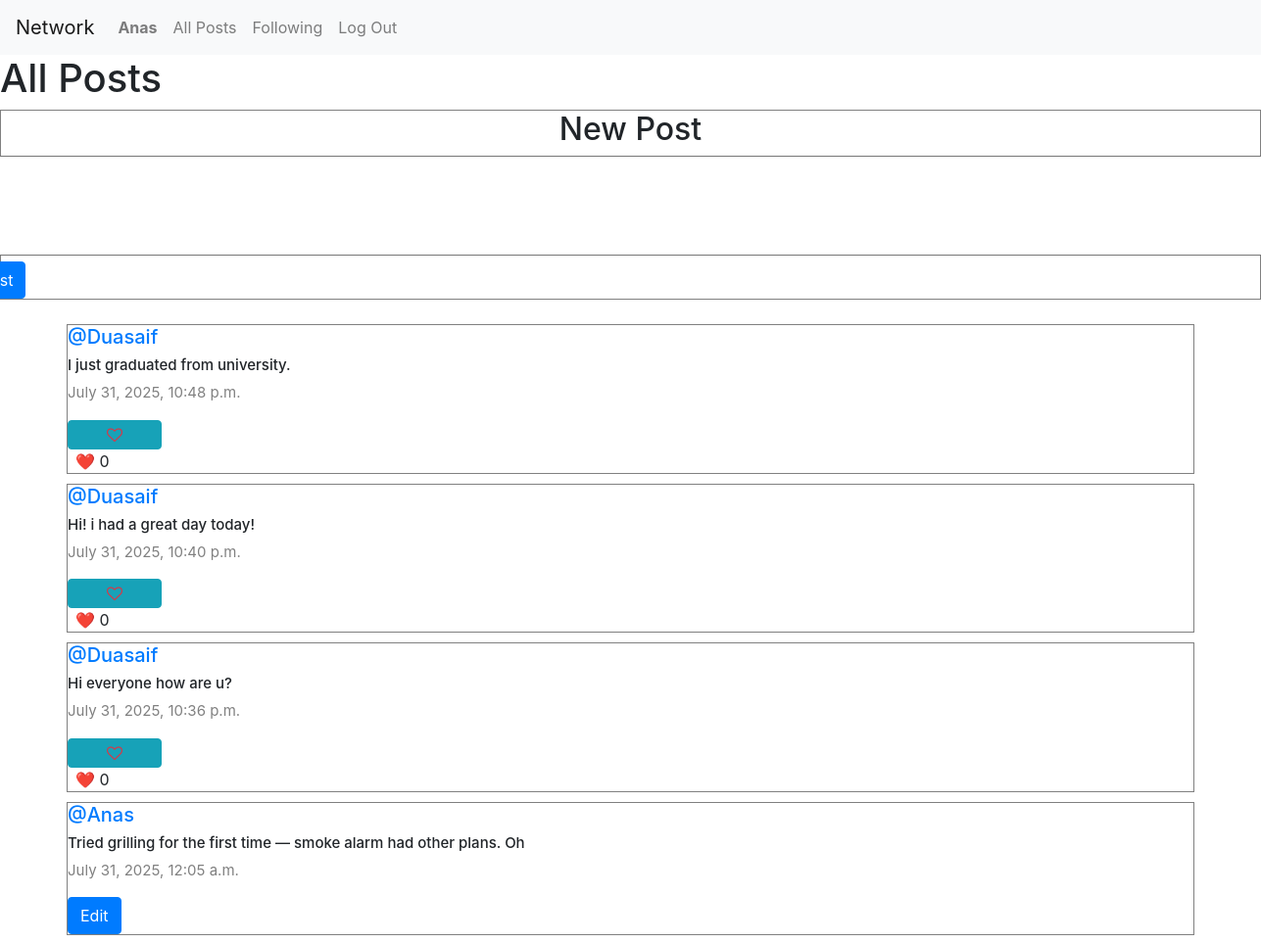
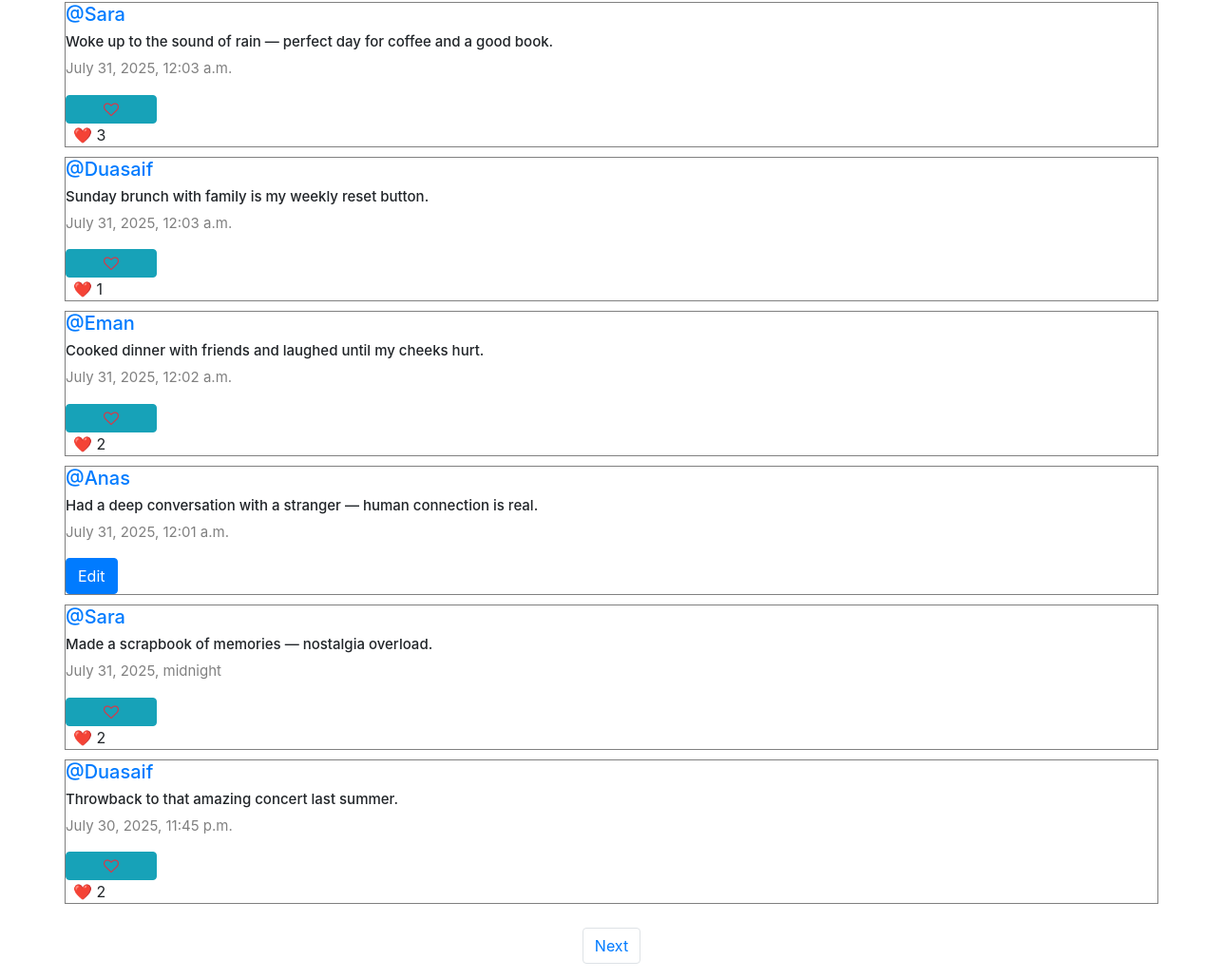
The app's page / (signed in) with its own data (2 pictures, top to bottom).
### network/models.py (models this page shows, shortened)
class User(AbstractUser):
    pass

class Post(models.Model):
    content=models.CharField(max_length=140)
    user=models.ForeignKey(User, on_delete=models.CASCADE, related_name="author")
    date=models.DateTimeField(auto_now_add=True)

### network/views.py (the view)
# urls.py: path("", views.index, name="index"),
def index(request):
    allPosts = Post.objects.all().order_by("-id")
    paginator = Paginator(allPosts, 10)
    page_number = request.GET.get('page')
    posts_of_the_page = paginator.get_page(page_number)
    whoYouLiked = []
    if request.user.is_authenticated:
        whoYouLiked = list(
            Like.objects.filter(user=request.user).values_list('post_id', flat=True)
        )
    like_counts = {
        post.id: Like.objects.filter(post=post).count()
        for post in posts_of_the_page
    }
    return render(request, "network/index.html", {
        "posts_of_the_page": posts_of_the_page,
        "whoYouLiked": json.dumps(whoYouLiked),
        "like_counts": like_counts  # 👈 new context
    })

### network/templatetags/custom_tags.py (called while the page is built)
@register.filter
def get_item(dictionary, key):
    return dictionary.get(key)

### network/templates/network/index.html (shortened to what this page needs)
{% extends "network/layout.html" %}
{% load custom_tags %}
{% block body %}
<h1>All Posts</h1>
{% if user.is_authenticated %}
<div class="new-post">
    <h2>New Post</h2>
    <form action="{% url 'newPost' %}" method="post">
        <textarea name="content" rows="4" cols="130" aria-label="New post content"></textarea>
        <br>
        <input type="submit" value="Post" class="btn btn-primary">
    </form>
</div>
{% endif %}
<div class="all-posts mx-5">
    {% for post in posts_of_the_page %}
    <div class="row post">
        <h5 class="username">
            <a href="{% url 'profile' post.user.id %}">@{{ post.user.username }}</a>
        </h5>
        <h6 class="content" id="content_{{ post.id }}">{{ post.content }}</h6>
        <p class="date">{{ post.date }}</p>
        {% if user.is_authenticated %}
            {% if user == post.user %}
                <div class="d-flex justify-content-start">
                    <button class="btn btn-primary" data-toggle="modal" data-target="#modal_edit_post_{{ post.id }}">Edit</button>
                </div>
            {% else %}
                <button
                class="btn btn-info fa {% if post.id in whoYouLiked %}fa-heart{% else %}fa-heart-o{% endif %} col-1 text-danger"
                    onclick="likeHandler('{{ post.id }}')"
                    id="{{ post.id }}"
                    aria-label="{% if post.id in whoYouLiked %}Unlike{% else %}Like{% endif %} post"
                ></button>
                <span id="like-count-{{ post.id }}" class="ml-2">
                    ❤️ {{ like_counts|get_item:post.id }}
                </span>
            {% endif %}
        {% endif %}
    </div>
    {% endfor %}
</div>
<nav aria-label="Page navigation example">
    <ul class="pagination d-flex justify-content-center">
        {% if posts_of_the_page.has_next %}
        <li class="page-item">
            <a class="page-link" href="?page={{ posts_of_the_page.next_page_number }}">Next</a>
        </li>
        {% endif %}
    </ul>
</nav>
{% endblock %}

### network/templates/network/layout.html (shortened to what this page needs)
{% load static %}
<!DOCTYPE html>
<html lang="en">
    <head>
        <link rel="stylesheet" href="https://stackpath.bootstrapcdn.com/bootstrap/4.4.1/css/bootstrap.min.css">
        <link href="{% static 'network/styles.css' %}" rel="stylesheet">
        <link rel="stylesheet" href="https://cdnjs.cloudflare.com/ajax/libs/font-awesome/4.7.0/css/font-awesome.min.css">
    </head>
    <body>
        <nav class="navbar navbar-expand-lg navbar-light bg-light">
            <a class="navbar-brand" href="{% url 'index' %}">Network</a>
            <div>
              <ul class="navbar-nav mr-auto">
                {% if user.is_authenticated %}
                    <li class="nav-item">
                        <a class="nav-link" href="{% url 'profile' user_id=user.id %}"><strong>{{ user.username }}</strong></a>
                    </li>
                {% endif %}
                <li class="nav-item">
                  <a class="nav-link" href="{% url 'index' %}">All Posts</a>
                </li>
                {% if user.is_authenticated %}
                    <li class="nav-item">
                        <a class="nav-link" href="{% url 'following' %}">Following</a>
                    </li>
                    <li class="nav-item">
                        <a class="nav-link" href="{% url 'logout' %}">Log Out</a>
                    </li>
                {% endif %}
              </ul>
            </div>
          </nav>
        <div class="body">
            {% block body %}
            {% endblock %}
        </div>
    </body>
</html>

### network/static/network/styles.css (style rules this page uses)
.new-post { display: flex; flex-direction: column; justify-content: center; align-items: center; width: 100%; border: 1px solid grey; }
.all-posts { display: flex; justify-content: flex-start; flex-direction: column; margin: 20px; }
.post { border: 0.1px solid grey; display: flex; justify-content: center; flex-direction: column; box-sizing: border-box; margin: 5px 20px; }
.content { font-size: 15px; }
.username { font-size: 20px; }
.date { color: grey; font-size: 15px; }

### records on screen
User: username "Anas"
Post: user.username "Duasaif", content "I just graduated from university.", date "July 31, 2025, 10:48 p.m.", id "0"
Post: user.username "Duasaif", content "Hi! i had a great day today!", date "July 31, 2025, 10:40 p.m.", id "0"
Post: user.username "Duasaif", content "Hi everyone how are u?", date "July 31, 2025, 10:36 p.m.", id "0"
Post: user.username "Anas", content "Tried grilling for the first time — smoke alarm had other plans. Oh", date "July 31, 2025, 12:05 a.m."
Post: user.username "Sara", content "Woke up to the sound of rain — perfect day for coffee and a good book.", date "July 31, 2025, 12:03 a.m.", id "3"
Post: user.username "Duasaif", content "Sunday brunch with family is my weekly reset button.", date "July 31, 2025, 12:03 a.m.", id "1"
Post: user.username "Eman", content "Cooked dinner with friends and laughed until my cheeks hurt.", date "July 31, 2025, 12:02 a.m.", id "2"
Post: user.username "Anas", content "Had a deep conversation with a stranger — human connection is real.", date "July 31, 2025, 12:01 a.m."
Post: user.username "Sara", content "Made a scrapbook of memories — nostalgia overload.", date "July 31, 2025, midnight", id "2"
Post: user.username "Duasaif", content "Throwback to that amazing concert last summer.", date "July 30, 2025, 11:45 p.m.", id "2"
